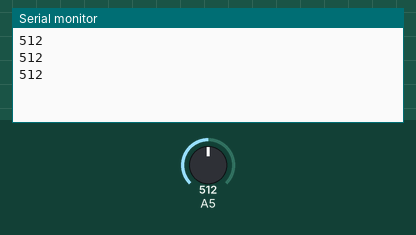
Bench run of a sketch on a simulated Arduino Uno, built with avr-gcc and run on an emulated ATmega328P. On the bench: the last lines printed to the serial monitor. Inputs (shaded band) come from the test bench; at power-on: A5 = 512.

Above: at 1.3 s.
1.4 s: A5 set to 716
At 1.9 s:
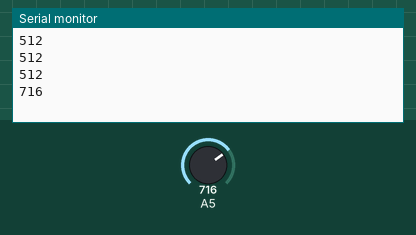
2.9 s: A5 set to 900
At 3.4 s:
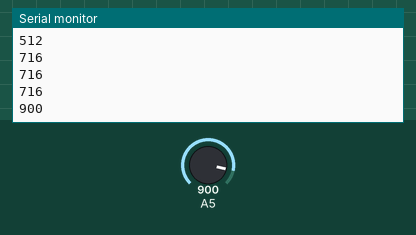
Timing chart, 0 to 5.9 s (numbered marks = the images above; inputs shaded):
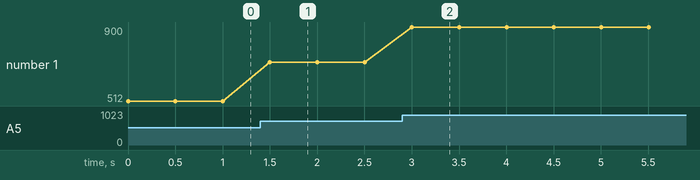

The sketch:

LDR-sensing.ino
```cpp
int value = 0;

void setup() {
  // put your setup code here, to run once:
  Serial.begin(9600);
  pinMode(A5, INPUT);
}

void loop() {
  // put your main code here, to run repeatedly:
  value = analogRead(A5);

  Serial.println(value);
  delay(500);
}
```

Measured:
- after the input at 1.4 s, the serial monitor: prints a new line after 0.10 s (image 1)
- after the input at 2.9 s, the serial monitor: prints a new line after 0.10 s (image 2)
- plotted number 1: 512 → 716 after the input at 1.4 s, 716 → 900 after the input at 2.9 s
